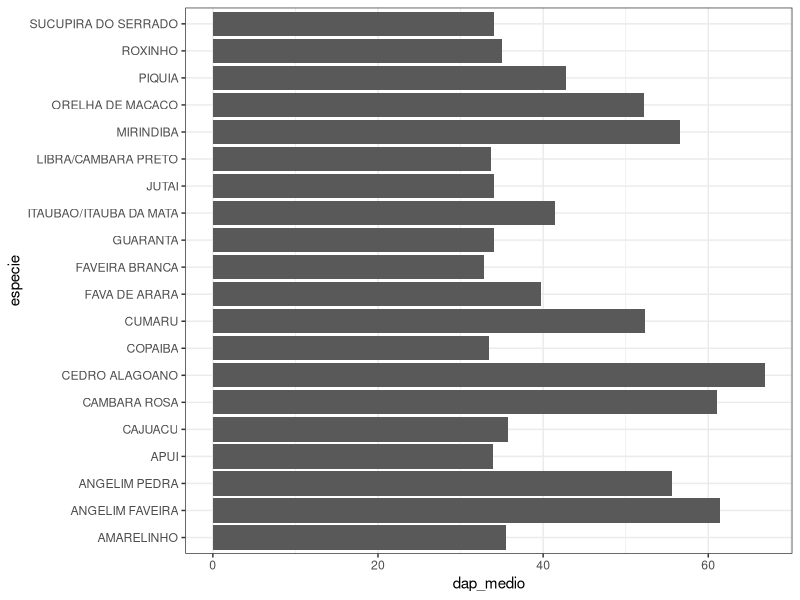
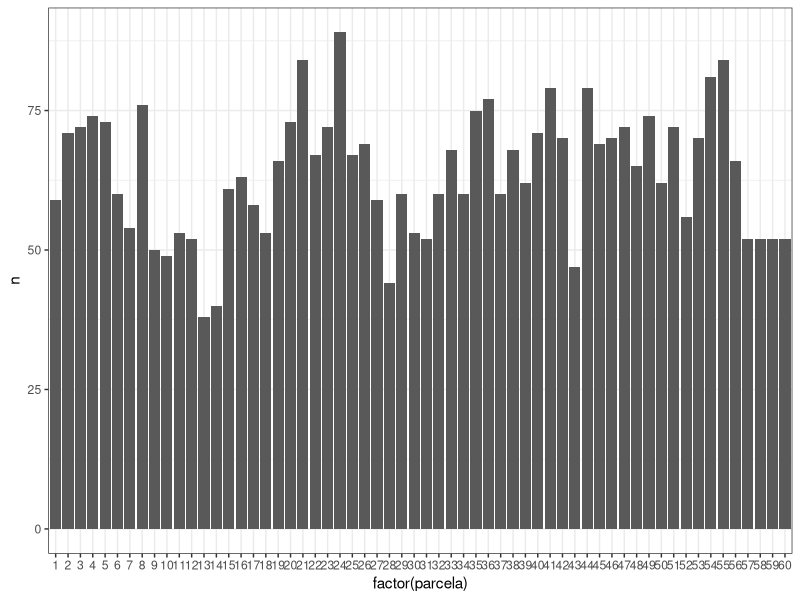
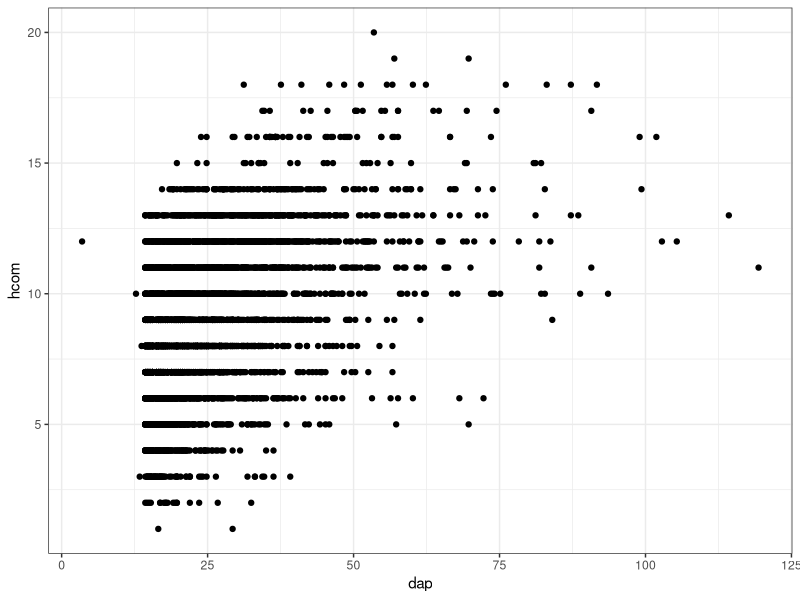
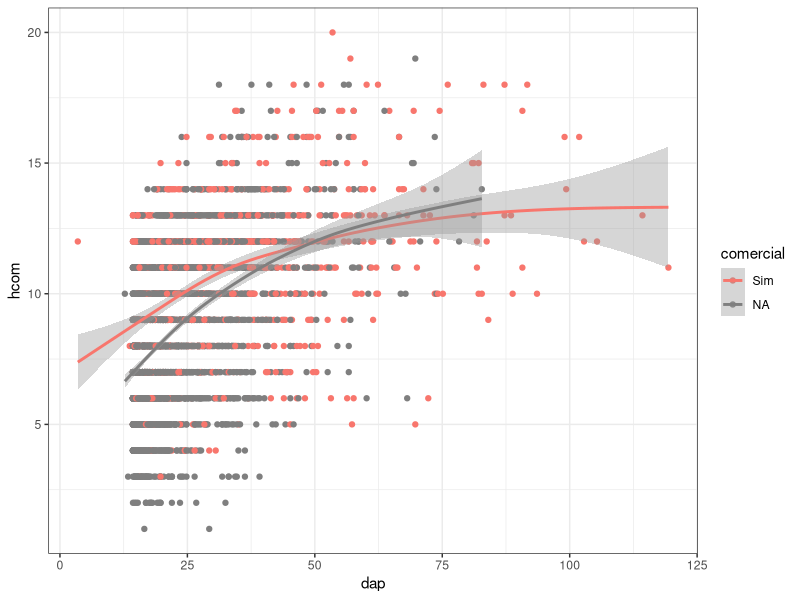

Write R code to recreate these figures, in order.
## ---- chunk 1
knitr::opts_chunk$set(results = "hide", fig.show = "hide", cache = TRUE, message = FALSE, warning = FALSE)
## ---- chunk 2
library(tidyverse)
library(readxl)
## ---- chunk 3
inv_amazonia <- read_excel("data/inv_amazonia.xlsx")

inv_amazonia
## ---- chunk 4
filter(inv_amazonia, cap > 300)
## ---- chunk 5
filter(inv_amazonia, cap > 300 & qf > 1)
## ---- chunk 6
filter(inv_amazonia, cap > 300 | hcom > 15)
## ---- chunk 7
filter(inv_amazonia, especie == "IPE")
## ---- chunk 8
filter(inv_amazonia, especie %in% c("COPAIBA", "IPE"))
## ---- chunk 9
arrange(inv_amazonia, cap)
## ---- chunk 10
arrange(inv_amazonia, -cap)
## ---- chunk 11
select(inv_amazonia, especie, cap)
## ---- chunk 12
select(inv_amazonia, especie:cap)
## ---- chunk 13
select(inv_amazonia, -(familia:comercial))
## ---- chunk 14
mutate(
  inv_amazonia,
  dap = cap / pi,
  secao = pi * dap^2 / 4
)
## ---- chunk 15
inv_amazonia2 <- mutate(
  inv_amazonia,
  dap = cap / pi
)
## ---- chunk 16
summarise(inv_amazonia2, dap_medio = mean(dap))
## ---- chunk 17
summarise(inv_amazonia2, hcom_medio = mean(hcom))
## ---- chunk 18
summarise(inv_amazonia2, hcom_medio = mean(hcom, na.rm = TRUE))
## ---- chunk 19
inv_amazonia_by_esp <- group_by(inv_amazonia2, especie)

summarise(inv_amazonia_by_esp, dap_medio = mean(dap))
## ---- chunk 20
inv_amazonia_by_esp <- group_by(inv_amazonia2, especie)

resumo_esp <- summarise(
  inv_amazonia_by_esp,
  n = n(),
  dap_medio = mean(dap, na.rm = TRUE),
  hcom_medio = mean(hcom, na.rm = TRUE)
)

resumo_esp 
## ---- chunk 21
filter(resumo_esp, dap_medio > 50)
## ---- chunk 22
inv_amazonia2 %>%
  group_by(especie) %>% 
  summarise(
  n = n(),
  dap_medio = mean(dap, na.rm = TRUE),
  hcom_medio = mean(hcom, na.rm = TRUE)
  ) %>% 
  filter(dap_medio > 50)
## ---- chunk 23
inv_amazonia %>% 
  filter(comercial == "Sim") %>% 
  select(especie, cap) %>% 
  arrange(desc(cap)) %>% 
  slice(1:5)
## ---- chunk 24
inv_amazonia2 %>% 
  group_by(especie) %>% 
  summarise(dap_medio = mean(dap, na.rm = TRUE)) %>% 
  arrange(desc(dap_medio)) %>% 
  slice(1:20) %>% 
  ggplot(aes(especie, dap_medio)) +
    geom_col() +
    coord_flip() +
    theme_bw()
## ---- chunk 25
inv_amazonia2 %>% 
  group_by(parcela) %>% 
  summarise(n = n()) %>% 
  arrange(desc(n)) %>% 
  ggplot(aes(factor(parcela), n)) +
    geom_col() +
    theme_bw()
## ---- chunk 26
inv_amazonia2 %>% 
  ggplot(aes(dap, hcom)) +
    geom_point() +
    theme_bw()
## ---- chunk 27
inv_amazonia2 %>% 
  ggplot(aes(dap, hcom, color = comercial)) +
    geom_point() +
    geom_smooth() +
    theme_bw()
